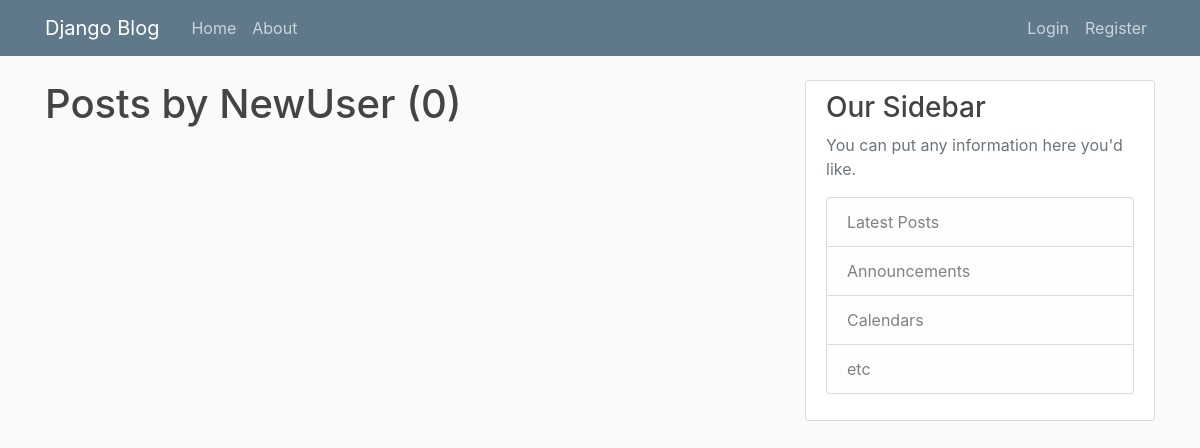
The app's page /user/NewUser, older data.
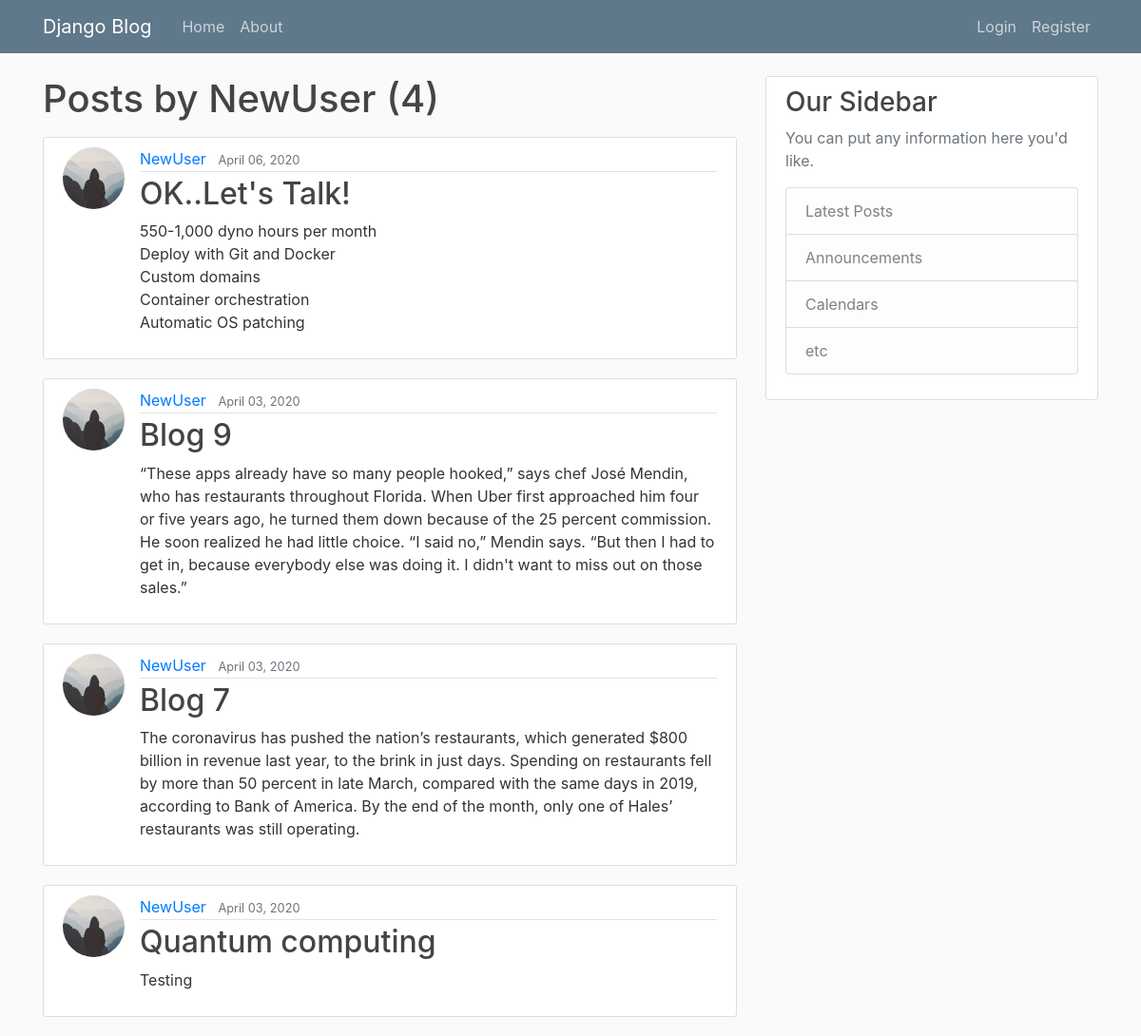
The same page, newer data.
### blog/models.py (models this page shows, shortened)
class Post(models.Model):
    title = models.CharField(max_length=100)
    content = models.TextField()
    date_posted = models.DateTimeField(default=timezone.now)
    author = models.ForeignKey(User, on_delete=models.CASCADE)

### users/models.py (models this page shows, shortened)
class Profile(models.Model):
    user = models.OneToOneField(User, on_delete=models.CASCADE)
    image = models.ImageField(default='default.jpg', upload_to='profile_pics')

### blog/views.py (the view)
# urls.py: path('user/<str:username>', UserPostListView.as_view(), name='user-posts'),
class UserPostListView(ListView):
    model = Post
    template_name = 'blog/user_posts.html'  # <app>/<model>_<viewtype>.html
    context_object_name = 'posts'
    paginate_by = 5
    def get_queryset(self):
        user = get_object_or_404(User, username=self.kwargs.get('username'))
        return Post.objects.filter(author=user).order_by('-date_posted')

### blog/templates/blog/user_posts.html (shortened to what this page needs)
{% extends "blog/base.html" %}
{% block content %}
    <h1 class="mb-3">Posts by {{ view.kwargs.username }} ({{ page_obj.paginator.count }})</h1>
    {% for post in posts %}
        <article class="media content-section">
          <img class="rounded-circle article-img" src="{{ post.author.profile.image.url }}">
          <div class="media-body">
            <div class="article-metadata">
              <a class="mr-2" href="{% url 'user-posts' post.author.username %}">{{ post.author }}</a>
              <small class="text-muted">{{ post.date_posted|date:"F d, Y" }}</small>
            </div>
            <h2><a class="article-title" href="{% url 'post-detail' post.id %}">{{ post.title }}</a></h2>
            <p class="article-content">{{ post.content }}</p>
          </div>
        </article>
    {% endfor %}
{% endblock content %}

### blog/templates/blog/base.html (shortened to what this page needs)
{% load static %}
<!DOCTYPE HTML>
<html>
<head>
    <link rel="stylesheet" href="https://stackpath.bootstrapcdn.com/bootstrap/4.3.1/css/bootstrap.min.css">
    <link rel="stylesheet" type="text/css" href="{% static 'blog/main.css' %}">
</head>
<body>
    <header class="site-header">
        <nav class="navbar navbar-expand-md navbar-dark bg-steel fixed-top">
          <div class="container">
            <a class="navbar-brand mr-4" href="{% url 'blog-home' %}">Django Blog</a>
            <div class="collapse navbar-collapse" id="navbarToggle">
              <div class="navbar-nav mr-auto">
                <a class="nav-item nav-link" href="{% url 'blog-home' %}">Home</a>
                <a class="nav-item nav-link" href="{% url 'blog-about' %}">About</a>
              </div>
              <div class="navbar-nav">
                {% if user.is_authenticated %}
                  <a class="nav-item nav-link" href="{% url 'post-create' %}">New Post</a>
                  <a class="nav-item nav-link" href="{% url 'profile' %}">Profile</a>
                  <a class="nav-item nav-link" href="{% url 'logout' %}">Logout</a>
                {% else %}
                  <a class="nav-item nav-link" href="{% url 'logout' %}">Login</a>
                  <a class="nav-item nav-link" href="{% url 'register' %}">Register</a>
                {% endif %}
              </div>
            </div>
          </div>
        </nav>
      </header>
      <main role="main" class="container">
        <div class="row">
          <div class="col-md-8">
            {% block content %}{% endblock %}
          </div>
          <div class="col-md-4">
            <div class="content-section">
              <h3>Our Sidebar</h3>
              <p class='text-muted'>You can put any information here you'd like.
                <ul class="list-group">
                  <li class="list-group-item list-group-item-light">Latest Posts</li>
                  <li class="list-group-item list-group-item-light">Announcements</li>
                  <li class="list-group-item list-group-item-light">Calendars</li>
                  <li class="list-group-item list-group-item-light">etc</li>
                </ul>
              </p>
            </div>
          </div>
        </div>
      </main>
</body>
</html>

### blog/static/blog/main.css (style rules this page uses)
body { background: #fafafa; color: #333333; margin-top: 5rem; }
h1, h2, h3, h4, h5, h6 { color: #444444; }
ul { margin: 0; }
.bg-steel { background-color: #5f788a; }
.site-header .navbar-nav .nav-link { color: #cbd5db; }
.content-section { background: #ffffff; padding: 10px 20px; border: 1px solid #dddddd; border-radius: 3px; margin-bottom: 20px; }
.article-title { color: #444444; }
.article-content { white-space: pre-line; }
.article-img { height: 65px; width: 65px; margin-right: 16px; }
.article-metadata { padding-bottom: 1px; margin-bottom: 4px; border-bottom: 1px solid #e3e3e3 }

Row changes from the older to the newer data that the page shows:
added Post: author.profile.image (placeholder picture), author "NewUser", date_posted "April 06, 2020", title "OK..Let's Talk!", content "550-1,000 dyno hours per month Deploy with Git and Docker Custom domains Container orchestration Automatic OS patching"
added Post: author.profile.image (placeholder picture), author "NewUser", date_posted "April 03, 2020", title "Blog 9", content "“These apps already have so many people hooked,” says chef José Mendin, who has restaurants throughout Florida. When Uber first approached him four or five years ago, he turned them down because of the 25 percent commission. He soon realized he had little choice. “I said no,” Mendin says. “But then I had to get in, because everybody else was doing it. I didn't want to miss out on those sales.”"
added Post: author.profile.image (placeholder picture), author "NewUser", date_posted "April 03, 2020", title "Blog 7", content "The coronavirus has pushed the nation’s restaurants, which generated $800 billion in revenue last year, to the brink in just days. Spending on restaurants fell by more than 50 percent in late March, compared with the same days in 2019, according to Bank of America. By the end of the month, only one of Hales’ restaurants was still operating."
added Post: author.profile.image (placeholder picture), author "NewUser", date_posted "April 03, 2020", title "Quantum computing", content "Testing"
Text that changed along with them:
{{ page_obj.paginator.count }}: "0" → "4"
